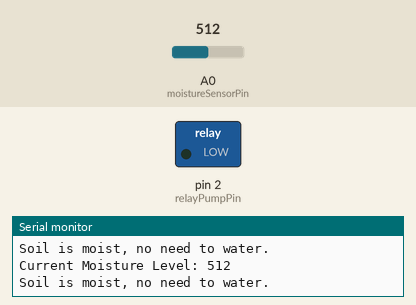
Simulated run of this sketch. Board: Arduino Uno, built with avr-gcc and run on an emulated ATmega328P. Parts: switched loads named in the sketch (green lamp = pin HIGH), the last lines printed to the serial monitor. Inputs (shaded band) come from the test bench; at power-on: A0 (moistureSensorPin) = 512.

Above: at 1.8 s.
1.9 s: A0 (moistureSensorPin) set to 489
At 3.0 s:
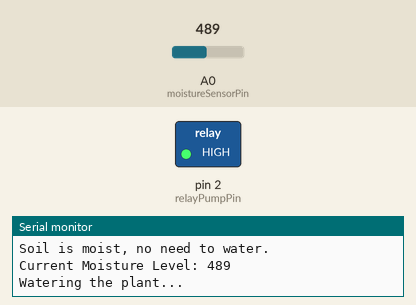
3.5 s: A0 (moistureSensorPin) set to 510
At 4.5 s:
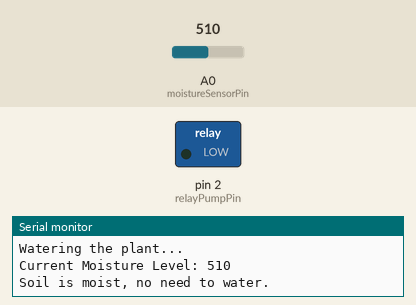
5.5 s: A0 (moistureSensorPin) set to 490
At 7.3 s:
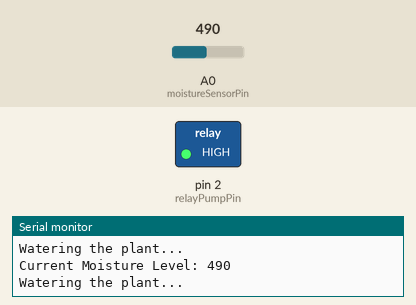
Timing chart, 0 to 8.8 s (numbered marks = the images above; inputs shaded):
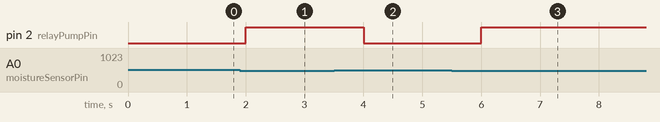

The sketch:

Arduino_Soil_Moisture_Water_Pump.ino
```cpp
const int moistureSensorPin = A0;
const int relayPumpPin = 2; // Change this to the appropriate relay pin

int moistureThreshold = 500; // Adjust this threshold as needed

void setup() {
  pinMode(relayPumpPin, OUTPUT);
  digitalWrite(relayPumpPin, LOW); // Turn off the pump initially
  Serial.begin(9600);
}

void loop() {
  int moistureLevel = analogRead(moistureSensorPin);
  Serial.print("Current Moisture Level: ");
  Serial.println(moistureLevel);

  if (moistureLevel < moistureThreshold) {
    // Soil is too dry, turn on the pump
    digitalWrite(relayPumpPin, HIGH);
    Serial.println("Watering the plant...");
  } else {
    // Soil is sufficiently moist, turn off the pump
    digitalWrite(relayPumpPin, LOW);
    Serial.println("Soil is moist, no need to water.");
  }

  delay(1000); // Delay for stability
}
```

Measured:
- the behaviour switches between 500 and 499 on A0 (moistureSensorPin) (found by bisection; images 0 and 1)
- after the input at 1.9 s, pin 2 (relayPumpPin): LOW → HIGH after 0.10 s
- after the input at 3.5 s, pin 2 (relayPumpPin): HIGH → LOW after 0.50 s
- after the input at 5.5 s, pin 2 (relayPumpPin): LOW → HIGH after 0.51 s
